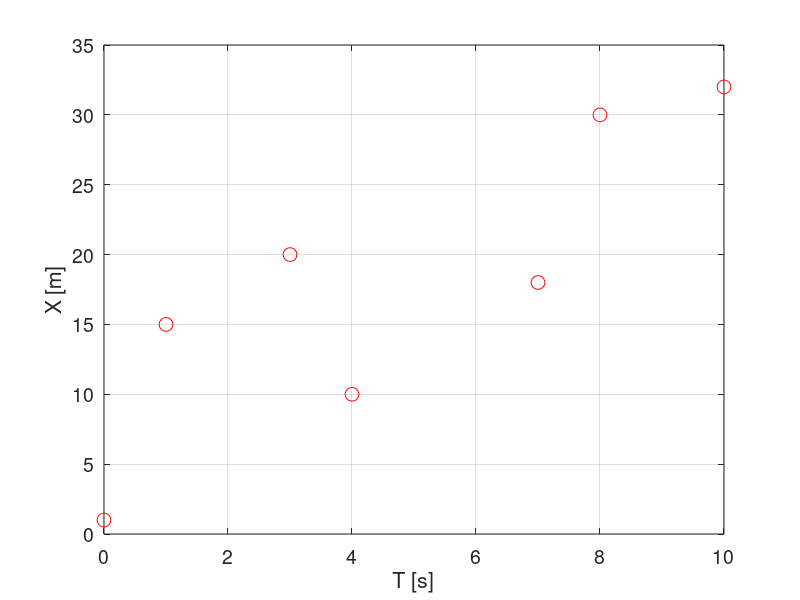

MATLAB code for this plot: (Note: this script raises an error after producing the figure.)
% Supposedly one has the following data of an object moving 
% along the X coordinate as a function of time T: X(T = 0) = 1 m, 
% X(T = 1 s) = 4 m, X(T = 3 s) = 12, X(T = 4 s) = 13, 
% X(T = 7 s) = 21 m, X(T = 8 s) = 26 m, X(T = 10 s) = 33 m, 
% which can be represented by the two data vectors: 'TData' and 
% 'XData'. Run the following two lines of code to introduce them 
% to the MATLAB workspace. 

TData = [0; 1; 3; 4; 7; 8; 10]
XData = [1; 15; 20; 10; 18; 30; 32]

% Supposedly one knows for a fact that there is no external 
% force acting on the object, meaning that its velocity is constant 
% and its movement linear. Plot the data points by running the 
% following block of code. 

close all;
figure(1);
plot(TData, XData, 'ro', 'MarkerSize', 10);
xlabel('T [s]'); ylabel('X [m]'); 
set(gca, 'FontSize', 14); grid on;
clear TData XData


%                                           Page 1
%%%%%%%%%%%%%%%%%%%%%%%%%%%%%%%%


% The plotted data seem to indicate linear movement in general 
% though not on a point-by-point basis, which can be explained 
% by measurement error. Supposedly one then wants to 
% estimate the values of the position X0 of the object at time 
% T = 0 and its velocity V, which correspond to the intercept and 
% the slope, respectively, of the linear curve represented by the 
% data points. The FindSimpleLinearRegressionCoefficients 
% function can be used to do just that through the least squares 
% method of the simple linear regression. Run the following 
% block of code to estimate the values of both the position X0 
% and the velocity V by using the 
% FindSimpleLinearRegressionCoefficients function.

TData = [0; 1; 3; 4; 7; 8; 10];
XData = [1; 15; 20; 10; 18; 30; 32];
[V_Estimated, X0_Estimated] = ...
    FindSimpleLinearRegressionCoefficients(TData, XData)


%                                           Page 2
%%%%%%%%%%%%%%%%%%%%%%%%%%%%%%%%


% Supposedly one wishes to estimate the error of the values of 
% the 'XData' vector. Assuming the standard deviation of each 
% measurement was identical and no measurement corelated 
% with another, the FindSimpleLinearRegressionCoefficients 
% function can be used for this purpose. In addition, the 
% covariance matrix of the slope and the intercept of the simple 
% linear regression curve, which are in the present case the 
% velocity V and the position X0, respectively, can be obtained. 
% Run the following block of code to, in addition to estimating 
% both the position X0 and the velocity V, estimate the variance 
% of the values of the 'XData' vector and the covariance matrix 
% of the velocity V and the position X0, and plot the data points 
% with the estimated standard deviation error bars. 

TData = [0; 1; 3; 4; 7; 8; 10];
XData = [1; 15; 20; 10; 18; 30; 32];
[V_Estimated, X0_Estimated, ...
    Var_XData_Estimated, CovarMat_VX0] = ...
    FindSimpleLinearRegressionCoefficients(TData, XData)
close all;
figure(1);
errorbar(TData, XData, ...
    sqrt(Var_XData_Estimated) * ones(length(XData), 1), ...
    'ro', 'MarkerSize', 10);
xlabel('T [s]'); ylabel('X [m]'); 
set(gca, 'FontSize', 14); grid on;
clear TData XData Var_XData_Estimated CovarMat_VX0


%                                           Page 3
%%%%%%%%%%%%%%%%%%%%%%%%%%%%%%%%


% Supposedly some information about the measurement error 
% of the position in the X coordinate is already known such that it 
% can be represented by the 'CovarMat_XData' covariance 
% matrix, where the variance of an arbitrary value 'XData'(i) is 
% 'CovarMat_XData'(i, i) and the covariance of two distinct 
% arbitrary values 'XData'(i) and 'XData'(j) is 
% 'CovarMat_XData'(i, j). Run the following  block of code to 
% introduce it to the MATLAB workspace. 

CovarMat_XData = [9, 13.5, 24, 14.7, 5.4, 2.4, 3.6;
   13.5, 25, 45, 28, 10.5, 6, 12;
   24, 45, 100, 63, 24, 14, 36;
   14.7, 28, 63, 49, 18.9, 11.2, 29.4;
    5.4, 10.5, 24, 18.9, 9, 5.4, 14.4;
    2.4, 6, 14, 11.2, 5.4, 4, 10.8;
    3.6, 12, 36, 29.4, 14.4, 10.8, 36]

% The FindSimpleLinearRegressionCoefficients function can 
% take into account the covariance matrix of the dependent 
% variable, in this case the position in the X coordinate. Run the 
% following block of code to estimate the values of both the 
% position X0 and the velocity V with the 'CovarMat_XData' 
% covariation matrix taken into account. 

TData = [0; 1; 3; 4; 7; 8; 10];
XData = [1; 15; 20; 10; 18; 30; 32];
CovarMat_XData = [9, 13.5, 24, 14.7, 5.4, 2.4, 3.6;
   13.5, 25, 45, 28, 10.5, 6, 12;
   24, 45, 100, 63, 24, 14, 36;
   14.7, 28, 63, 49, 18.9, 11.2, 29.4;
    5.4, 10.5, 24, 18.9, 9, 5.4, 14.4;
    2.4, 6, 14, 11.2, 5.4, 4, 10.8;
    3.6, 12, 36, 29.4, 14.4, 10.8, 36];
[V_Estimated, X0_Estimated] = ...
    FindSimpleLinearRegressionCoefficients...
    (TData, XData, 'CovarMat_yData', CovarMat_XData)
clear TData XData


%                                           Page 4
%%%%%%%%%%%%%%%%%%%%%%%%%%%%%%%%


% If the covariance matrix of the depended variable is provided 
% as the optional input variable, the only optional output variable 
% is the covariance matrix of the slope and the intercept of the 
% simple linear regression curve, which are in this case the 
% velocity V and the position X0, respectively. Run the following 
% block of code to obtain this covariance matrix of the velocity V 
% and the position X0. 

TData = [0; 1; 3; 4; 7; 8; 10];
XData = [1; 15; 20; 10; 18; 30; 32];
CovarMat_XData = [9, 13.5, 24, 14.7, 5.4, 2.4, 3.6;
   13.5, 25, 45, 28, 10.5, 6, 12;
   24, 45, 100, 63, 24, 14, 36;
   14.7, 28, 63, 49, 18.9, 11.2, 29.4;
    5.4, 10.5, 24, 18.9, 9, 5.4, 14.4;
    2.4, 6, 14, 11.2, 5.4, 4, 10.8;
    3.6, 12, 36, 29.4, 14.4, 10.8, 36];
[V_Estimated, X0_Estimated, CovarMat_VX0] = ...
    FindSimpleLinearRegressionCoefficients...
    (TData, XData, 'CovarMat_yData', CovarMat_XData)
clear TData XData CovarMat_VX0


%                                           Page 4
%%%%%%%%%%%%%%%%%%%%%%%%%%%%%%%%

